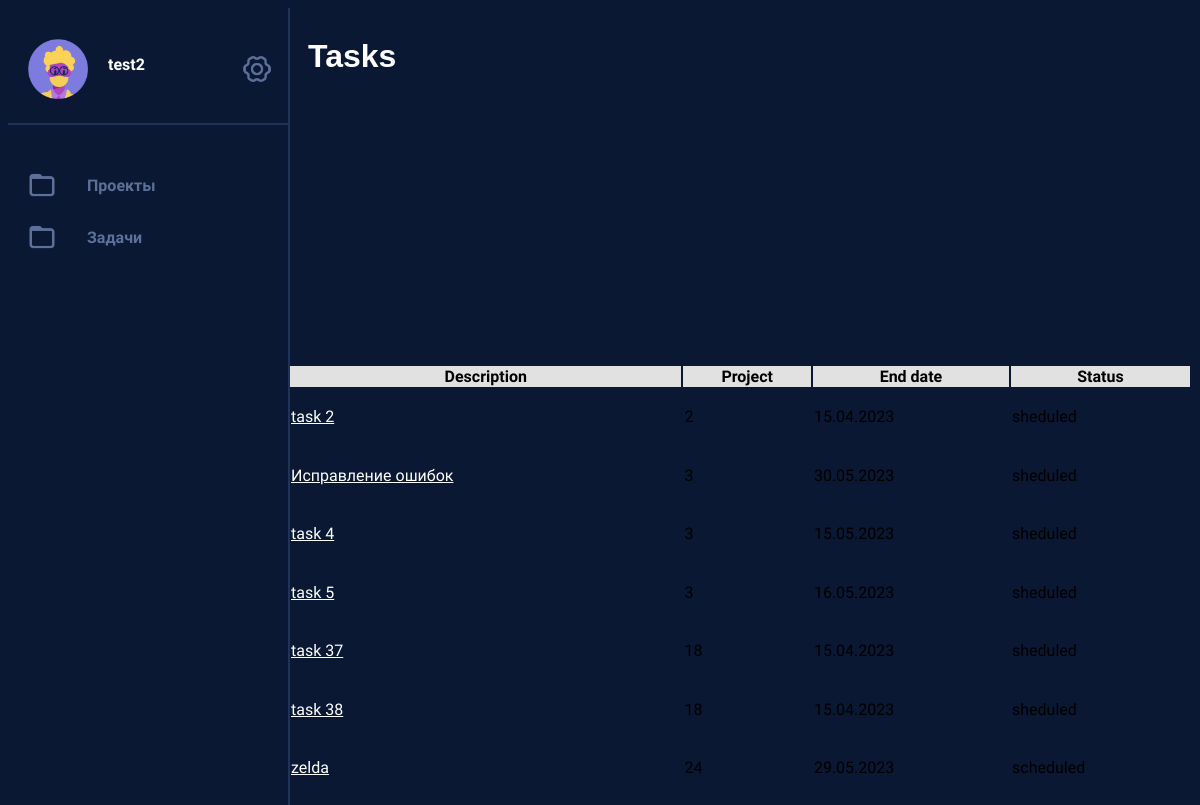
/tasks (signed in), run on the app's committed database.
### data/users.py (models this page shows, shortened)
class User(SqlAlchemyBase, UserMixin, SerializerMixin):
    __tablename__ = 'users'
    id = sqlalchemy.Column(sqlalchemy.Integer, primary_key=True, autoincrement=True)
    login = sqlalchemy.Column(sqlalchemy.String, nullable=True)
    password = sqlalchemy.Column(sqlalchemy.String, nullable=True)
    email = sqlalchemy.Column(sqlalchemy.String, index=True, unique=True, nullable=True)
    phone = sqlalchemy.Column(sqlalchemy.String, index=True, unique=True, nullable=True)
    name = sqlalchemy.Column(sqlalchemy.String, nullable=True)
    birth_date = sqlalchemy.Column(sqlalchemy.DateTime, nullable=True)
    bio = sqlalchemy.Column(sqlalchemy.String, nullable=True)
    projects = sqlalchemy.Column(sqlalchemy.String, nullable=True, default=None)
    tasks = sqlalchemy.Column(sqlalchemy.String, nullable=True, default=None)
    picture = sqlalchemy.Column(sqlalchemy.Integer, nullable=True)

### data/tasks.py (models this page shows)
class Tasks(SqlAlchemyBase, SerializerMixin):
    __tablename__ = 'tasks'
    id = sqlalchemy.Column(sqlalchemy.Integer, primary_key=True, autoincrement=True)
    project = sqlalchemy.Column(sqlalchemy.Integer, nullable=True) #к которому он привязан
    description = sqlalchemy.Column(sqlalchemy.String, nullable=True) #описание задачи
    users = sqlalchemy.Column(sqlalchemy.String, nullable=True) # ID людей, которые отвечают за задачу ( 1, 4, 6 и тд)
    start_date = sqlalchemy.Column(sqlalchemy.DateTime, nullable=True, default=datetime.date.today())
    end_date = sqlalchemy.Column(sqlalchemy.DateTime, nullable=True)
    status = sqlalchemy.Column(sqlalchemy.String, nullable=True)

### services/task_adding.py (the view)
@blueprint.route('/tasks', methods=['GET', 'POST'])
@login_required
def all_tasks():
    t = []
    db_session = session.create_session()
    user_id = flask_login.current_user.id
    user = db_session.query(User).get(user_id)
    try:
        tasks = user.tasks.split(", ")
    except Exception:
        tasks = []
    for i in tasks:
        task = db_session.query(Tasks).get(i)
        t.append(
            [task.description, task.project, ".".join(str(task.end_date).split()[0].split("-")[::-1]), task.status, int(task.id)])
        t.sort(key=lambda row: (row[4]))
    return render_template('all_tasks.html', title='All Task', tasks=t, list_of_avatars=list_of_avatars,
                           avatar=user.picture, name=user.name, id=user_id)

### data/db_session.py (called while the page is built)
def create_session() -> Session:
    global __factory
    return __factory()

### funcs.py (called while the page is built)
@login_manager.user_loader
def load_user(user_id):
    return db_session.query(User).get(user_id)

### templates/all_tasks.html (shortened to what this page needs)
<!DOCTYPE html>
<html>
<head>
    <link href="/static/style.css" rel="stylesheet" type="text/css" />
</head>
<body>
{% extends "base.html" %}
{% block content %}
<div class="viewport">
         <div class="form_item">
             <h1>Tasks</h1>
             <table class="table">
                <thead class="thead-light">
                    <tr style="background-color: #e1e1e1">
                        <th scope="col">Description</th>
                        <th scope="col">Project</th>
                        <th scope="col">End date</th>
                        <th scope="col">Status</th>
                    </tr>
                </thead>
                 <tbody>
                 {% for task in tasks %}
                 <tr>
                       <td><a href="{{url_for('project_view.task_edit', task_id=task[4])}}" >{{ task[0] }}</a></td>
                       <td>{{ task[1] }}</td>
                       <td>{{ task[2] }}</td>
                       <td>{{ task[3] }}</td>
                     </tr>
                 {% endfor %}
                 </tbody>
         </table>
         </div>
</div>
{% endblock %}

### templates/base.html (shortened to what this page needs)
<!DOCTYPE html>
<html>
<head>
    <link href="/static/style.css" rel="stylesheet" type="text/css" />
</head>
<body class="base_aside">
    <aside>
        <div class="account_menu">
            <div class="profile_pic">
                <img src="{{list_of_avatars[avatar]}}">
            </div>
            <div class="greeting">
                <h3><a href="/profile/{{id}}">{{name}}</a></h3>
            </div>
            <div class="icon">
                <img src="/static/icons/settings.png">
            </div>
        </div>
        <div class="page_menu">
            <div class="page_element">
                <div class="icon">
                    <img src="/static/icons/folder.png">
                </div>
                <h4><a href="/projects">Проекты</a></h4>
            </div>
            <div class="page_element">
                <div class="icon">
                    <img src="/static/icons/folder.png">
                </div>
                <h4><a href="/tasks">Задачи</a></h4>
            </div>
        </div>
    </aside>
{% block content %}{% endblock %}
</body>
</html>

### static/style.css (style rules this page uses)
html, body { height: 100%; width: 100%; background-color: #0A1833; font-family: Nunito, Arial; display: flex; }
h1 { font-family: Arial; color: #FFF; }
h4 { font-family: Nunito; font-size: 16px; color: #5C7099; }
h4 a { color: #5C7099; text-decoration: none; }
h3 { font-family: Nunito; font-size: 16px; color: #FFF; }
aside { padding-top: 1%; padding: 0%; max-width: 280px; border-width: 0px; border-right-width: 2px; border-style: solid; border-color: #1F3359; position: fixed; background-color: #0A1833; height: 100%; }
.account_menu { display: flex; margin-top: 4%; padding: 20px; margin-bottom: 40px; border-style: solid; border-color: #1F3359; border-width: 0px; border-bottom-width: 2px; }
.greeting { display: grid; margin-left: 20px; min-width: 130px; }
.profile_pic img { width: 60px; }
.page_menu { padding-left: 20px; margin-left: 5px; padding-bottom: 30px; border-style: solid; border-color: #1F3359; border-bottom: None; border-width: 0px; border-bottom-width: 2px; }
.page_element { display: flex; margin: -10px; }
.icon img { max-width: 60px; width: 40%; min-width: 30px; margin-left: 4px; margin-top: 15px; }
aside .icon img { margin-right: 120%; }
.form_item { display: grid; margin-top: 10px; margin-bottom: 10px; }
.viewport .form_item { display: grid; margin-top: 10px; margin-bottom: 10px; }
.viewport { display: grid; margin-left: 280px; width: 100%; }
.viewport h1 { margin-top: 20px; margin-left: 20px; margin-bottom: 40px; margin-right: 20px; }
h3 a { font-family: Nunito; font-size: 16px; color: #FFF; text-decoration: none; }
a { color: #FFF; }

### data on the page
User: name "test2"
Tasks: description "task 2", project "2", task "15.04.2023", status "sheduled"
Tasks: description "Исправление ошибок", project "3", task "30.05.2023", status "sheduled"
Tasks: description "task 4", project "3", task "15.05.2023", status "sheduled"
Tasks: description "task 5", project "3", task "16.05.2023", status "sheduled"
Tasks: description "task 37", project "18", task "15.04.2023", status "sheduled"
Tasks: description "task 38", project "18", task "15.04.2023", status "sheduled"
Tasks: description "zelda", project "24", task "29.05.2023", status "scheduled"
